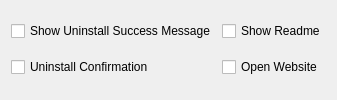
                 <widget class="QFrame" name="gridFrame">
                  <property name="minimumSize">
                   <size>
                    <width>0</width>
                    <height>0</height>
                   </size>
                  </property>
                  <layout class="QGridLayout" name="gridLayout_7">
                   <item row="0" column="0">
                    <widget class="QCheckBox" name="showUninstallSuccessCheckBox">
                     <property name="text">
                      <string>Show Uninstall Success Message</string>
                     </property>
                    </widget>
                   </item>
                   <item row="1" column="0">
                    <widget class="QCheckBox" name="showUninstallPromptCheckBox">
                     <property name="text">
                      <string>Uninstall Confirmation</string>
                     </property>
                    </widget>
                   </item>
                   <item row="0" column="1">
                    <widget class="QCheckBox" name="showReadmeCheckBox">
                     <property name="text">
                      <string>Show Readme</string>
                     </property>
                    </widget>
                   </item>
                   <item row="1" column="1">
                    <widget class="QCheckBox" name="openWebsiteCheckBox">
                     <property name="text">
                      <string>Open Website</string>
                     </property>
                    </widget>
                   </item>
                  </layout>
                 </widget>
